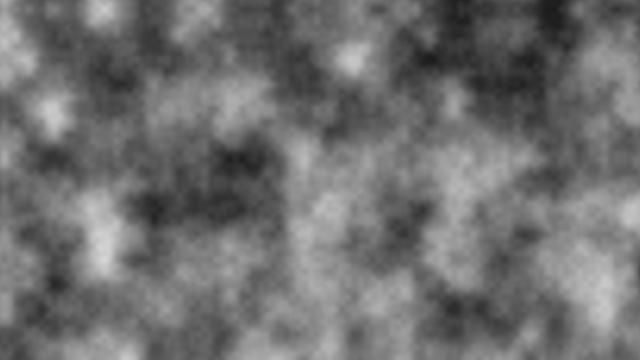
Frame 1 (no input)
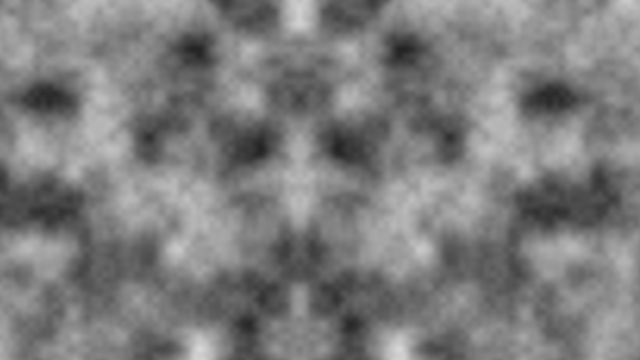
Frame 60 (the mouse pressed at the canvas centre just before this capture)
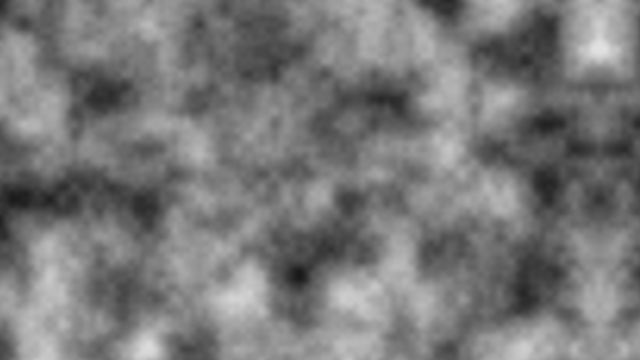
Frame 120 (the mouse held since frame 60 and released just before this capture)

The Processing sketch that drew these frames (run headless with seeded random() and noise(); from frame 60 on, the mouse is pressed at the canvas centre):

// Processing sketch: sketch_2_6_
// ── sketch_2_6_.pde

/* Daniel Shiffman
 some  lines added by Antoine Moghaddar(s1880241) and Sven Bormans(s2154900)
 The Nature of Code
 http://natureofcode.com
 */

//define variables
float increment = 0.02;
float xmvmt = 0, ymvmt = 0;



void setup() {
//define size
  size(640, 360);
}

void draw() {
  background(0);
  
  //define  movement
  xmvmt-= 0.1;
  ymvmt -=0.2;
  float xoff = xmvmt; // Start xoff at 0
  loadPixels();
  // For every x,y coordinate in a 2D space, calculate a noise value and produce a brightness value
  for (int x = 0; x < width; x++) {
    xoff += increment;   // Increment xoff 
    float yoff = ymvmt;   // For every xoff move to the buttom
    for (int y = 0; y < height; y++) {
      yoff += increment; // Increment yoff
      // Calculate noise and scale by 255
      float bright = noise(xoff, yoff)*255;
      // Set each pixel onscreen to a grayscale value
      pixels[x+y*width] = color(bright);
    }
  }
  updatePixels();
}
